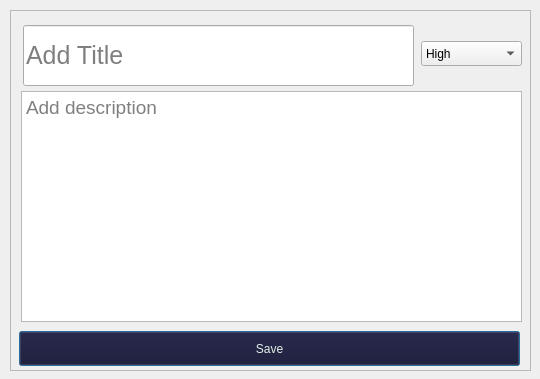
<?xml version="1.0" encoding="UTF-8"?>
<ui version="4.0">
 <class>AddTaskFormTudu</class>
 <widget class="QDialog" name="AddTaskFormTudu">
  <property name="geometry">
   <rect>
    <x>0</x>
    <y>0</y>
    <width>540</width>
    <height>379</height>
   </rect>
  </property>
  <property name="windowTitle">
   <string>Add Task</string>
  </property>
  <widget class="QScrollArea" name="scrollArea">
   <property name="geometry">
    <rect>
     <x>10</x>
     <y>10</y>
     <width>521</width>
     <height>361</height>
    </rect>
   </property>
   <property name="widgetResizable">
    <bool>true</bool>
   </property>
   <widget class="QWidget" name="scrollAreaWidgetContents">
    <property name="geometry">
     <rect>
      <x>0</x>
      <y>0</y>
      <width>519</width>
      <height>359</height>
     </rect>
    </property>
    <widget class="QLineEdit" name="taskTitle">
     <property name="geometry">
      <rect>
       <x>12</x>
       <y>14</y>
       <width>391</width>
       <height>61</height>
      </rect>
     </property>
     <property name="font">
      <font>
       <family>Ubuntu</family>
       <pointsize>19</pointsize>
       <weight>50</weight>
       <italic>false</italic>
       <bold>false</bold>
      </font>
     </property>
     <property name="styleSheet">
      <string notr="true"/>
     </property>
     <property name="placeholderText">
      <string>Add Title</string>
     </property>
    </widget>
    <widget class="QPlainTextEdit" name="taskDesc">
     <property name="geometry">
      <rect>
       <x>10</x>
       <y>80</y>
       <width>501</width>
       <height>231</height>
      </rect>
     </property>
     <property name="font">
      <font>
       <pointsize>14</pointsize>
      </font>
     </property>
     <property name="placeholderText">
      <string>Add description</string>
     </property>
    </widget>
    <widget class="QPushButton" name="tuduTaskSave">
     <property name="geometry">
      <rect>
       <x>8</x>
       <y>320</y>
       <width>501</width>
       <height>35</height>
      </rect>
     </property>
     <property name="styleSheet">
      <string notr="true">background-color: #160c28;
color: #e1efe6;
height: 35px;</string>
     </property>
     <property name="text">
      <string>Save</string>
     </property>
     <property name="checkable">
      <bool>false</bool>
     </property>
    </widget>
    <widget class="QComboBox" name="taskPriority">
     <property name="geometry">
      <rect>
       <x>410</x>
       <y>30</y>
       <width>101</width>
       <height>25</height>
      </rect>
     </property>
     <property name="editable">
      <bool>false</bool>
     </property>
     <item>
      <property name="text">
       <string>High</string>
      </property>
      <property name="icon">
       <iconset resource="../resources.qrc">
        <normaloff>:/resources/resources/png/red.png</normaloff>:/resources/resources/png/red.png</iconset>
      </property>
     </item>
     <item>
      <property name="text">
       <string>Medium</string>
      </property>
      <property name="icon">
       <iconset resource="../resources.qrc">
        <normaloff>:/resources/resources/png/yellow.png</normaloff>:/resources/resources/png/yellow.png</iconset>
      </property>
     </item>
     <item>
      <property name="text">
       <string>Low</string>
      </property>
      <property name="icon">
       <iconset resource="../resources.qrc">
        <normaloff>:/resources/resources/png/green.png</normaloff>:/resources/resources/png/green.png</iconset>
      </property>
     </item>
    </widget>
   </widget>
  </widget>
 </widget>
 <resources>
  <include location="../resources.qrc"/>
 </resources>
 <connections/>
</ui>
